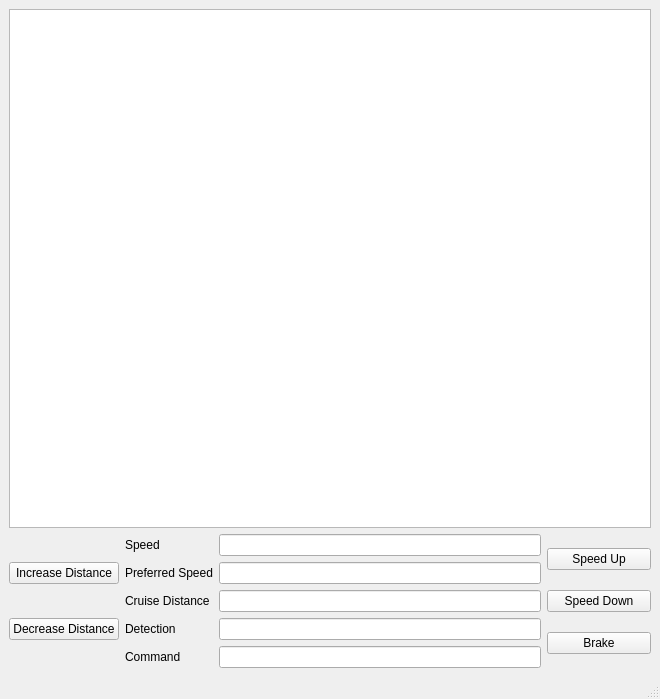
<?xml version="1.0" encoding="UTF-8"?>
<ui version="4.0">
 <class>MainWindow</class>
 <widget class="QMainWindow" name="MainWindow">
  <property name="geometry">
   <rect>
    <x>0</x>
    <y>0</y>
    <width>660</width>
    <height>699</height>
   </rect>
  </property>
  <property name="windowTitle">
   <string>Adaptive Cruise Control - RS Lang</string>
  </property>
  <widget class="QWidget" name="centralwidget">
   <layout class="QGridLayout" name="gridLayout">
    <item row="1" column="0" rowspan="3">
     <layout class="QVBoxLayout" name="distance_buttons_layout">
      <item>
       <widget class="QPushButton" name="increase_distance_button">
        <property name="text">
         <string>Increase Distance</string>
        </property>
       </widget>
      </item>
      <item>
       <widget class="QPushButton" name="decrease_distance_button">
        <property name="text">
         <string>Decrease Distance</string>
        </property>
       </widget>
      </item>
     </layout>
    </item>
    <item row="0" column="0" colspan="6">
     <layout class="QVBoxLayout" name="streamer_image_layout">
      <item>
       <widget class="QGraphicsView" name="streamer_image_view">
        <property name="minimumSize">
         <size>
          <width>640</width>
          <height>480</height>
         </size>
        </property>
       </widget>
      </item>
     </layout>
    </item>
    <item row="1" column="5" rowspan="3">
     <layout class="QVBoxLayout" name="speed_buttons_layout">
      <item>
       <widget class="QPushButton" name="speed_up_button">
        <property name="text">
         <string>Speed Up</string>
        </property>
       </widget>
      </item>
      <item>
       <widget class="QPushButton" name="speed_down_button">
        <property name="text">
         <string>Speed Down</string>
        </property>
       </widget>
      </item>
      <item>
       <widget class="QPushButton" name="brake_button">
        <property name="text">
         <string>Brake</string>
        </property>
       </widget>
      </item>
     </layout>
    </item>
    <item row="1" column="1" rowspan="3" colspan="4">
     <layout class="QFormLayout" name="states_layout">
      <item row="0" column="0">
       <widget class="QLabel" name="speed_label">
        <property name="text">
         <string>Speed</string>
        </property>
       </widget>
      </item>
      <item row="0" column="1">
       <widget class="QLineEdit" name="speed_text">
        <property name="readOnly">
         <bool>true</bool>
        </property>
       </widget>
      </item>
      <item row="1" column="0">
       <widget class="QLabel" name="preferred_speed_label">
        <property name="text">
         <string>Preferred Speed</string>
        </property>
       </widget>
      </item>
      <item row="1" column="1">
       <widget class="QLineEdit" name="preferred_speed_text">
        <property name="readOnly">
         <bool>true</bool>
        </property>
       </widget>
      </item>
      <item row="2" column="0">
       <widget class="QLabel" name="cruise_distance_label">
        <property name="text">
         <string>Cruise Distance</string>
        </property>
       </widget>
      </item>
      <item row="2" column="1">
       <widget class="QLineEdit" name="cruise_distance_text">
        <property name="readOnly">
         <bool>true</bool>
        </property>
       </widget>
      </item>
      <item row="3" column="0">
       <widget class="QLabel" name="detection_label">
        <property name="text">
         <string>Detection</string>
        </property>
       </widget>
      </item>
      <item row="3" column="1">
       <widget class="QLineEdit" name="detection_text">
        <property name="readOnly">
         <bool>true</bool>
        </property>
       </widget>
      </item>
      <item row="4" column="0">
       <widget class="QLabel" name="command_label">
        <property name="text">
         <string>Command</string>
        </property>
       </widget>
      </item>
      <item row="4" column="1">
       <widget class="QLineEdit" name="command_text">
        <property name="readOnly">
         <bool>true</bool>
        </property>
       </widget>
      </item>
     </layout>
    </item>
   </layout>
  </widget>
  <widget class="QStatusBar" name="statusbar"/>
 </widget>
 <tabstops>
  <tabstop>streamer_image_view</tabstop>
 </tabstops>
 <resources/>
 <connections/>
</ui>
